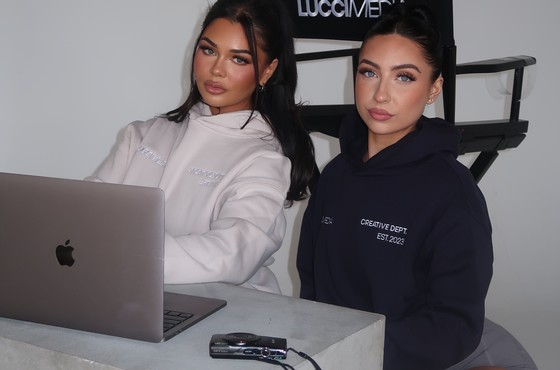
#> input picture assets/services/website-design-preview.jpg, 560 x 370 px, found by its file name
$ python analyze_existing.py
#> lines starting #> are read from the running program, lines starting #| are printed output that depends on the picture
import os
from PIL import Image

def analyze_img(path, name):
#> called with name = 'preview_thumb'
    im = Image.open(path)
#> im is the input picture: PIL image 560x370 RGB; mean R, G, B 111.6, 106.5, 110.2
    print(f"=== {name} ({im.size}) ===")
#| === preview_thumb ((560, 370)) ===
    # sample some corner and center pixels
    print("  center pixel:", im.getpixel((im.width//2, im.height//2)))
#|   center pixel: (181, 172, 177)
    # save thumbnail in scratch for review
    im.thumbnail((200, 200))
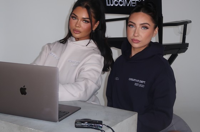
#> im: PIL image 200x132 RGB; mean R, G, B 111.6, 106.5, 110.2
    im.save(rf"c:\Users\ekta bansal\OneDrive\Desktop\lucci media\lucci-media\scratch\{name}.png")

analyze_img(r"c:\Users\ekta bansal\OneDrive\Desktop\lucci media\lucci-media\assets\services\website-design-preview.jpg", "preview_thumb")
analyze_img(r"c:\Users\ekta bansal\OneDrive\Desktop\lucci media\lucci-media\assets\services\website-design-who-for.webp", "who_thumb")
#> (the run stopped early here; a loop or call above may not have finished)
